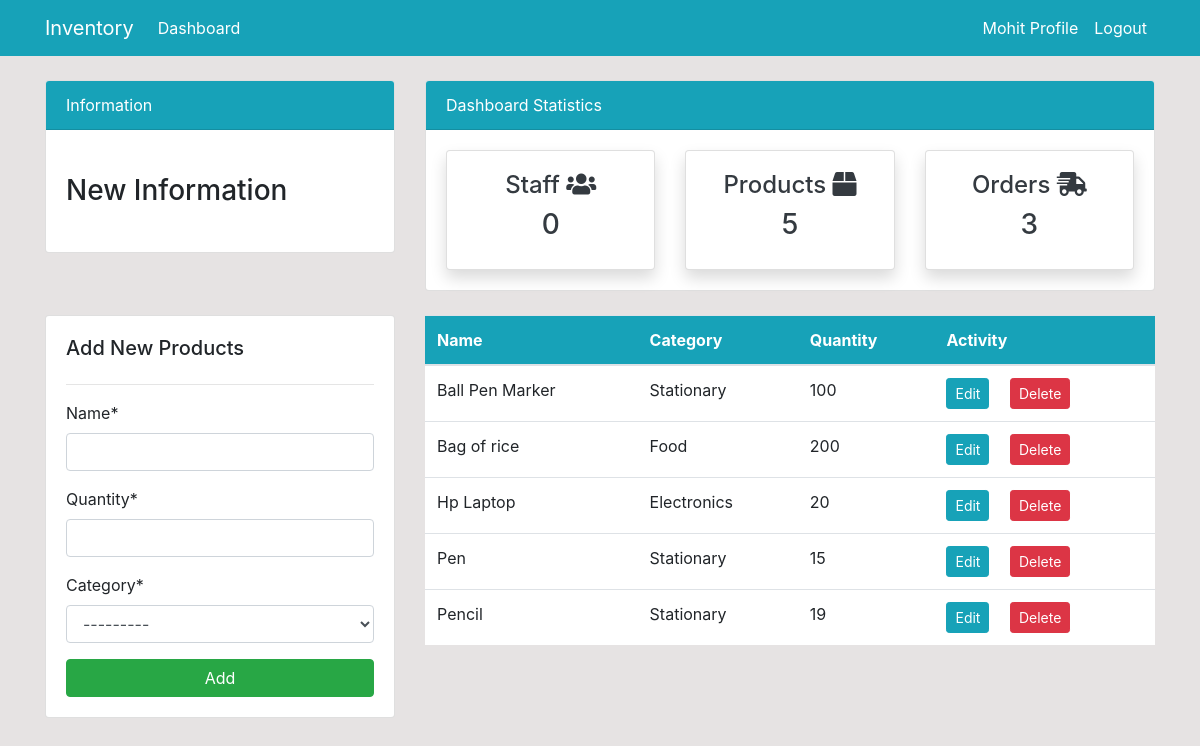
The page /products/ (signed in) on the database its author committed.
### dashboard/models.py (models this page shows, shortened)
class Product(models.Model):
    name = models.CharField(max_length=100, null=True)
    quantity = models.PositiveIntegerField(null=True)
    category = models.CharField(max_length=50, choices=CATEGORY, null=True)

### dashboard/views.py (the view)
# urls.py: path('products/', views.products, name='dashboard-products'),
@login_required(login_url='user-login')
def products(request):
    product = Product.objects.all()
    product_count = product.count()
    customer = User.objects.filter(groups=2)
    customer_count = customer.count()
    order = Order.objects.all()
    order_count = order.count()
    product_quantity = Product.objects.filter(name='')
    if request.method == 'POST':
        form = ProductForm(request.POST)
        if form.is_valid():
            form.save()
            product_name = form.cleaned_data.get('name')
            messages.success(request, f'{product_name} has been added')
            return redirect('dashboard-products')
    else:
        form = ProductForm()
    context = {
        'product': product,
        'form': form,
        'customer_count': customer_count,
        'product_count': product_count,
        'order_count': order_count,
    }
    return render(request, 'dashboard/products.html', context)

### dashboard/forms.py
class ProductForm(forms.ModelForm):
    class Meta:
        model = Product
        fields = '__all__'

### templates/dashboard/products.html (shortened to what this page needs)
{% extends 'partials/base.html' %}
{% load crispy_forms_tags %}
{% block content %}
{% include 'partials/topside.html' %}
<div class="row my-4">
    <div class="col-md-4">
        <div class="card card-body">
            <h5>Add New Products</h5>
            <hr>
            <form method="POST">
                {{ form|crispy }}
                <input class="btn btn-success btn-block" type="submit" value="Add">
            </form>
        </div>
    </div>
    <div class="col-md-8">
        <table class="table bg-white">
            <thead class="bg-info text-white">
                <tr>
                    <th scope="col">Name</th>
                    <th scope="col">Category</th>
                    <th scope="col">Quantity</th>
                    <th scope="col">Activity</th>
                </tr>
            </thead>
            <tbody>
                {% for product in product %}
                <tr>
                    <td>{{ product.name }}</td>
                    <td>{{ product.category }}</td>
                    <td>{{ product.quantity }}</td>
                    <td>
                        <a class="btn btn-info btn-sm mr-2"
                            href="{% url 'dashboard-products-edit' product.id %}">Edit</a>
                        <a class="btn btn-danger btn-sm ml-2"
                            href="{% url 'dashboard-products-delete' product.id %}">Delete</a>
                    </td>
                </tr>
                {% endfor %}
            </tbody>
        </table>
    </div>
</div>
{% endblock %}

### templates/partials/base.html (shortened to what this page needs)
{% load static %}
<!doctype html>
<html lang="en">
<head>
    <link rel="stylesheet" href="https://cdn.jsdelivr.net/npm/bootstrap@4.6.0/dist/css/bootstrap.min.css"
>
    <link rel="stylesheet" href="https://use.fontawesome.com/releases/v5.15.2/css/all.css"
>
    <link rel="stylesheet" href="{% static 'style.css' %}">
</head>
<body>
    {% include 'partials/nav.html' %}
    <div class="container">
        {% block content %}
        {% endblock %}
    </div>
</body>
</html>

### templates/partials/nav.html (shortened to what this page needs)
<nav class="navbar navbar-expand-lg navbar-info bg-info">
    <div class="container">
        {% if user.is_authenticated %}
        <a class="navbar-brand text-white" href="{% url 'dashboard-index' %}">Inventory</a>
        <div class="collapse navbar-collapse" id="navbarSupportedContent">
            <ul class="navbar-nav mr-auto">
                <li class="nav-item active">
                    <a class="nav-link text-white" href="{% url 'dashboard-index' %}">Dashboard </a>
                </li>
            </ul>
            <ul class="navbar-nav ml-auto">
                <li class="nav-item active">
                    <a class="nav-link text-white" href="{% url 'user-profile' %}">{{ user.username }} Profile
                        <span class="sr-only">(current)</span></a>
                </li>
                <li class="nav-item">
                    <a class="nav-link text-white" href="{% url 'user-logout' %}">Logout</a>
                </li>
            </ul>
            {% endif %}
        </div>
    </div>
</nav>

### templates/partials/topside.html
<div class="row">
    <div class="col-md-4 mt-4">
        <div class="card">
            <div class="card-header bg-info text-white">
                Information
            </div>
            <div class="card-body">
                <marquee behavior="" direction="">
                    <h3 class="my-4">New Information</h3>
                </marquee>
            </div>
        </div>
    </div>
    <div class="col-md-8 mt-4">
        <div class="card">
            <div class="card-header bg-info text-white">
                Dashboard Statistics
            </div>
            <div class="card-body">
                <div class="row">
                    <div class="col-md-4">
                        <a class="text-decoration-none text-dark" href="{% url 'dashboard-customers' %}">
                            <div class="card my-card shadow">
                                <div class="card-body text-center">
                                    <h4>Staff <i class="fas fa-users"></i></h4>
                                    <h3>{{ customer_count }}</h3>
                                </div>
                            </div>
                        </a>
                    </div>
                    <div class="col-md-4">
                        <a class="text-decoration-none text-dark" href="{% url 'dashboard-products' %}">
                            <div class="card my-card shadow">
                                <div class="card-body text-center">
                                    <h4>Products <i class="fas fa-box"></i></h4>
                                    <h3>{{ product_count }}</h3>
                                </div>
                            </div>
                        </a>
                    </div>
                    <div class="col-md-4">
                        <a class="text-decoration-none text-dark" href="{% url 'dashboard-order' %}">
                            <div class="card my-card shadow">
                                <div class="card-body text-center">
                                    <h4>Orders <i class="fas fa-shipping-fast"></i></h4>
                                    <h3>{{ order_count }}</h3>
                                </div>
                            </div>
                        </a>
                    </div>
                </div>
            </div>
        </div>
    </div>
</div>

### static/style.css (style rules this page uses)
body { background: rgb(230, 227, 227); }

### rows shown on the page
Product: name "Ball Pen Marker", category "Stationary", quantity "100"
Product: name "Bag of rice", category "Food", quantity "200"
Product: name "Hp Laptop", category "Electronics", quantity "20"
Product: name "Pen", category "Stationary", quantity "15"
Product: name "Pencil", category "Stationary", quantity "19"

### other values the page prints
{{ user.username }} "Mohit"
{{ customer_count }} "0"
{{ product_count }} "5"
{{ order_count }} "3"
